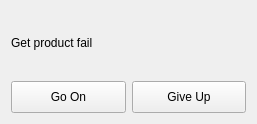
<?xml version="1.0" encoding="UTF-8"?>
<ui version="4.0">
 <class>ICActionDialog</class>
 <widget class="QDialog" name="ICActionDialog">
  <property name="geometry">
   <rect>
    <x>0</x>
    <y>0</y>
    <width>257</width>
    <height>124</height>
   </rect>
  </property>
  <property name="windowTitle">
   <string>Dialog</string>
  </property>
  <layout class="QVBoxLayout" name="verticalLayout">
   <item>
    <widget class="QLabel" name="label">
     <property name="text">
      <string>Get product fail</string>
     </property>
    </widget>
   </item>
   <item>
    <layout class="QHBoxLayout" name="horizontalLayout">
     <item>
      <widget class="QPushButton" name="goOnButton">
       <property name="minimumSize">
        <size>
         <width>0</width>
         <height>32</height>
        </size>
       </property>
       <property name="focusPolicy">
        <enum>Qt::NoFocus</enum>
       </property>
       <property name="text">
        <string>Go On</string>
       </property>
      </widget>
     </item>
     <item>
      <widget class="QPushButton" name="giveupButton">
       <property name="minimumSize">
        <size>
         <width>0</width>
         <height>32</height>
        </size>
       </property>
       <property name="focusPolicy">
        <enum>Qt::NoFocus</enum>
       </property>
       <property name="text">
        <string>Give Up</string>
       </property>
      </widget>
     </item>
    </layout>
   </item>
  </layout>
 </widget>
 <resources/>
 <connections/>
</ui>
